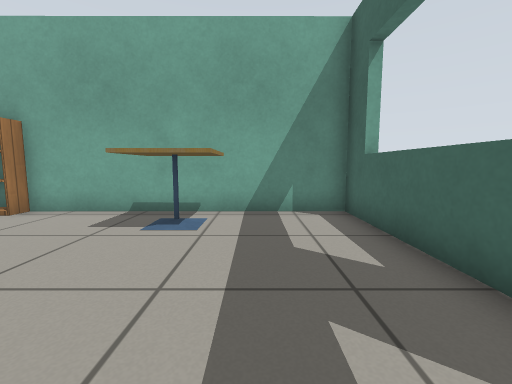
view 1 (above)

14 first-person views from a walk through a robot-simulator world made for Gazebo. The camera is 0.63 m above the floor, tilts 6° down and sees 90° across. The floor is counted in squares, 0.5 m on a side. Each view is taken from the middle of a square. On the plan, view 1 faces up. The plan holds only what a view shows up to about 12 squares ahead; the rest is blank. The robots in the file are not drawn. Gazebo's built-in surfaces are drawn with simple patterns.

view 2
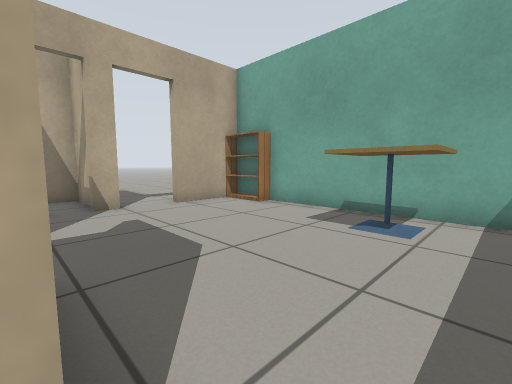

view 3
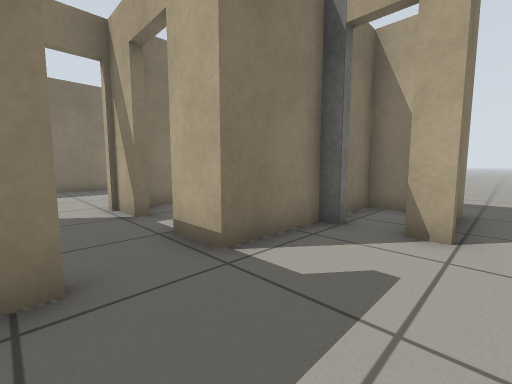

view 4
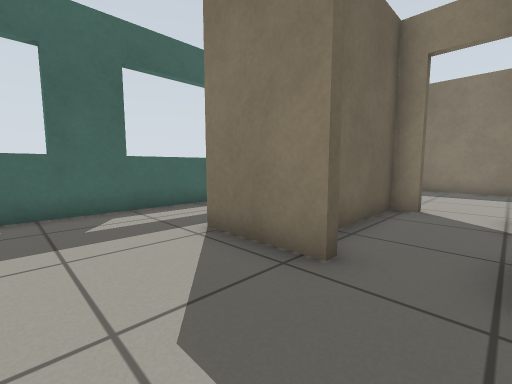

view 5
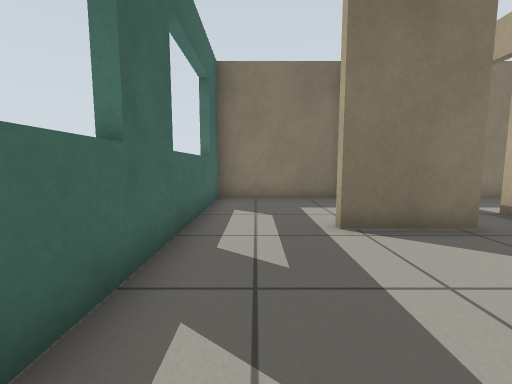

view 6
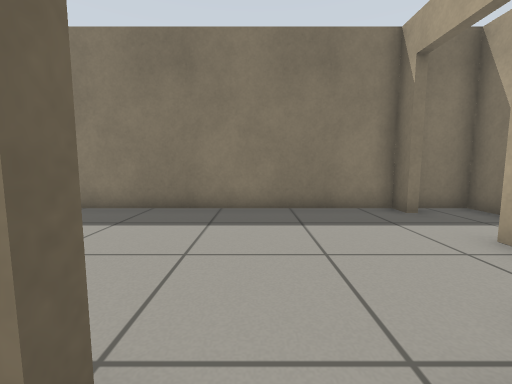

view 7
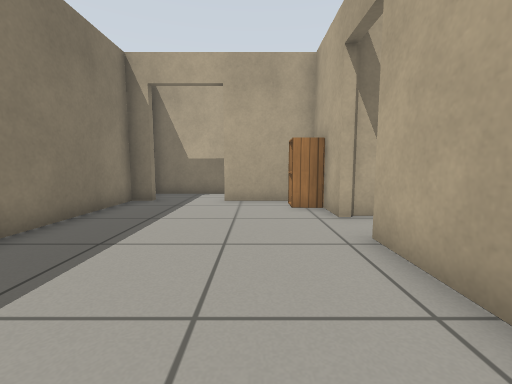

view 8
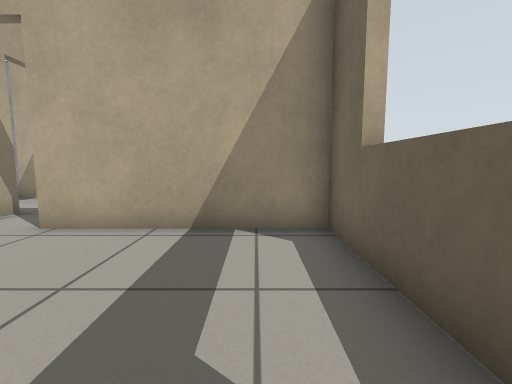

view 9
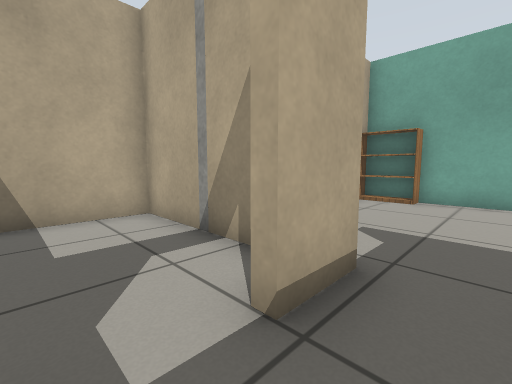

view 10
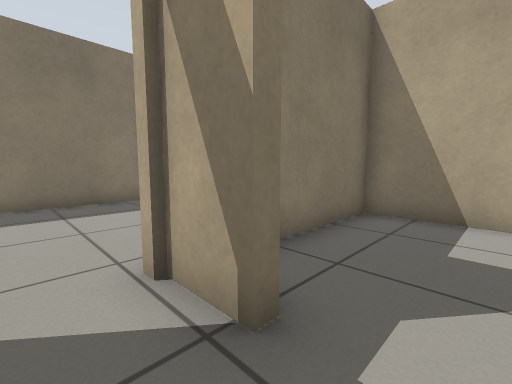

view 11
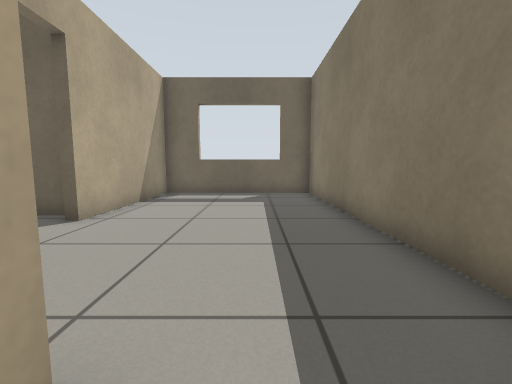

view 12
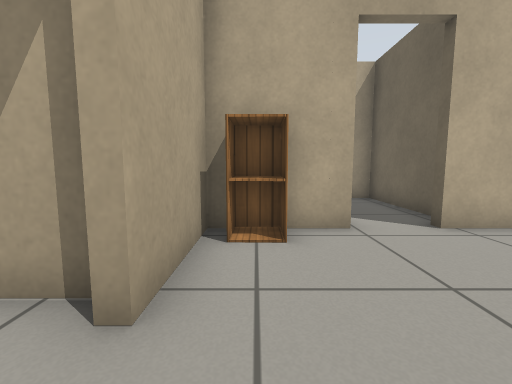

view 13
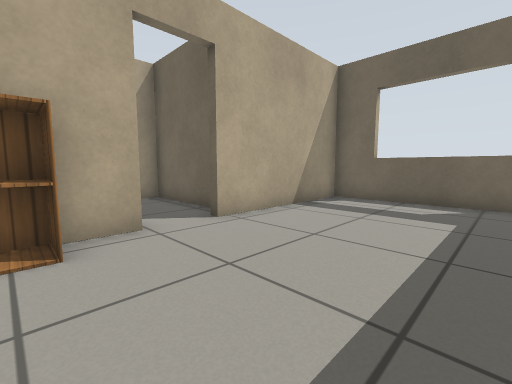

view 14
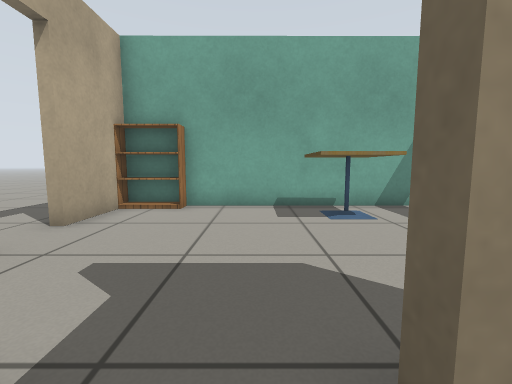

### Floor plan
Points are (right, up) in squares from view 1. A wall is a line through its corners. A room is listed if a view was taken in it or the views show most of it. See-through windows are left out.
Room 1 (views 1, 2, 3, 4, 5, 6, 9, 10, 14)
walls: (-3.4, 0.1) (-0.6, 0.1); (-8, 2.4) (-8, 1.7); (-6.2, 7) (-6.2, 6.3) (-8, 6.3); (-8, 0.1) (-5.3, 0.1) (-5.3, -1.5); (2.4, -0.5) (2.4, 6.9) (-8, 6.9) (-8, 4.2); (-5.3, -3.3) (-5.3, -5); (-2.7, -4.7) (-2.7, -0.2)
ways out: open door at (-4.5, -5) to room 2; open door at (-5.5, -2.5) to room 4; opening at (0.5, 0) to room 5; open door at (-8, 1) to room 6; open door at (-8, 3.5)
objects: cafe table (-2, 5) to (-1, 6)
Room 2 (views 7, 8, 12, 13)
walls: (-5, -5) (-6.5, -5); (-8, -5) (-8, -8.1); (-8, -11.4) (2.4, -11.4) (2.4, -5) (-3.4, -5)
ways out: open door at (-4.5, -5) to room 1; open door at (-8, -9) to room 3
objects: cabinet (-7, -6) to (-7, -5)
Room 3 (view 11)
walls: (-8.5, -7.7) (-9.5, -7.7); (-10.2, -8.2) (-10.2, -11.4) (-8.8, -11.4)
ways out: open door at (-8, -9) to room 2
Room 4 (no view inside)
walls: (-6.5, -5) (-8, -5); (-6.8, -0.2) (-10.7, -0.2) (-10.7, -4.7) (-6.1, -4.7)
ways out: open door at (-5.5, -2.5) to room 1
Room 5 (no view inside)
walls: (-2.1, -4.7) (2.4, -4.7) (2.4, -0.5)
ways out: opening at (0.5, 0) to room 1
Room 6 (no view inside)
walls: (-9, 1.9) (-10.7, 1.9) (-10.7, 0.1) (-9.3, 0.1)
ways out: open door at (-8, 1) to room 1

Positions as (right, up) in squares from view 1, and headings:
1: (0, 0), facing up
2: (0, 0), facing up-left
3: (-3, 3), facing down-left
4: (-5, 3), facing down-right
5: (1, 5), facing down
6: (-4, -4), facing down
7: (1, -7), facing left
8: (1, -10), facing up
9: (-4, -3), facing up-left
10: (-4, -2), facing down-left
11: (-9, -9), facing right
12: (-7, -10), facing up
13: (-7, -10), facing up-right
14: (-4, -1), facing up
